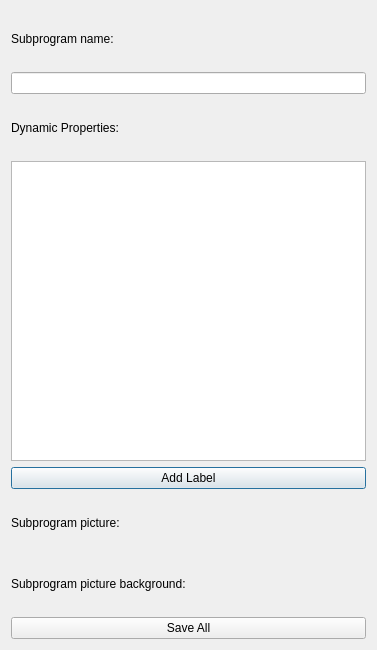
<?xml version="1.0" encoding="UTF-8"?>
<ui version="4.0">
 <class>DynamicPropertiesDialog</class>
 <widget class="QDialog" name="DynamicPropertiesDialog">
  <property name="windowModality">
   <enum>Qt::NonModal</enum>
  </property>
  <property name="geometry">
   <rect>
    <x>0</x>
    <y>0</y>
    <width>377</width>
    <height>650</height>
   </rect>
  </property>
  <property name="sizePolicy">
   <sizepolicy hsizetype="Preferred" vsizetype="Preferred">
    <horstretch>0</horstretch>
    <verstretch>0</verstretch>
   </sizepolicy>
  </property>
  <property name="minimumSize">
   <size>
    <width>377</width>
    <height>650</height>
   </size>
  </property>
  <property name="maximumSize">
   <size>
    <width>377</width>
    <height>650</height>
   </size>
  </property>
  <property name="windowTitle">
   <string>Dialog</string>
  </property>
  <property name="windowOpacity">
   <double>2.000000000000000</double>
  </property>
  <layout class="QVBoxLayout" name="verticalLayout">
   <item>
    <widget class="QLabel" name="label_2">
     <property name="text">
      <string>Subprogram name:</string>
     </property>
    </widget>
   </item>
   <item>
    <widget class="QLineEdit" name="subprogramName">
     <property name="text">
      <string/>
     </property>
    </widget>
   </item>
   <item>
    <widget class="QLabel" name="label">
     <property name="text">
      <string>Dynamic Properties:</string>
     </property>
    </widget>
   </item>
   <item>
    <widget class="QTableWidget" name="labels">
     <property name="minimumSize">
      <size>
       <width>0</width>
       <height>0</height>
      </size>
     </property>
     <property name="maximumSize">
      <size>
       <width>609</width>
       <height>300</height>
      </size>
     </property>
     <property name="layoutDirection">
      <enum>Qt::LeftToRight</enum>
     </property>
    </widget>
   </item>
   <item>
    <widget class="QPushButton" name="addLabel">
     <property name="maximumSize">
      <size>
       <width>16777214</width>
       <height>16777215</height>
      </size>
     </property>
     <property name="text">
      <string>Add Label</string>
     </property>
    </widget>
   </item>
   <item>
    <widget class="QLabel" name="label_3">
     <property name="text">
      <string>Subprogram picture:</string>
     </property>
    </widget>
   </item>
   <item>
    <widget class="QLabel" name="label_4">
     <property name="text">
      <string>Subprogram picture background:</string>
     </property>
    </widget>
   </item>
   <item>
    <widget class="QPushButton" name="saveAll">
     <property name="text">
      <string>Save All</string>
     </property>
    </widget>
   </item>
  </layout>
 </widget>
 <resources/>
 <connections/>
</ui>
